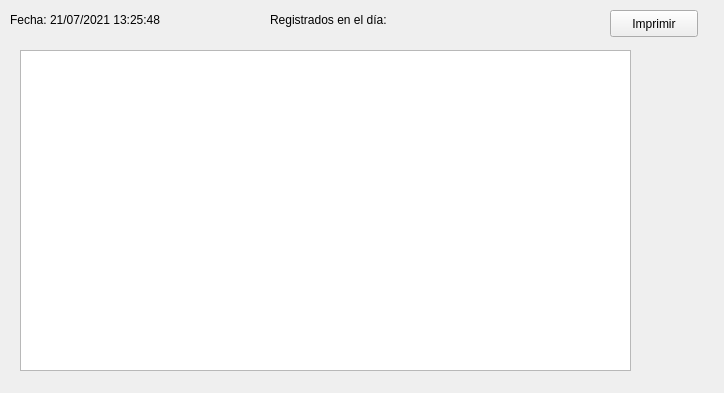
<?xml version="1.0" encoding="UTF-8"?>
<ui version="4.0">
 <class>balance_dia</class>
 <widget class="QWidget" name="balance_dia">
  <property name="geometry">
   <rect>
    <x>0</x>
    <y>0</y>
    <width>724</width>
    <height>393</height>
   </rect>
  </property>
  <property name="windowTitle">
   <string>Balance del día</string>
  </property>
  <property name="windowIcon">
   <iconset>
    <normaloff>img/logo2.png</normaloff>img/logo2.png</iconset>
  </property>
  <widget class="QLabel" name="label_9">
   <property name="geometry">
    <rect>
     <x>660</x>
     <y>320</y>
     <width>51</width>
     <height>71</height>
    </rect>
   </property>
   <property name="text">
    <string/>
   </property>
   <property name="pixmap">
    <pixmap>img/logo2.png</pixmap>
   </property>
  </widget>
  <widget class="QLabel" name="label_4">
   <property name="geometry">
    <rect>
     <x>10</x>
     <y>10</y>
     <width>211</width>
     <height>19</height>
    </rect>
   </property>
   <property name="text">
    <string>Fecha: 21/07/2021 13:25:48</string>
   </property>
  </widget>
  <widget class="QPushButton" name="pushButton">
   <property name="geometry">
    <rect>
     <x>610</x>
     <y>10</y>
     <width>88</width>
     <height>27</height>
    </rect>
   </property>
   <property name="text">
    <string>Imprimir</string>
   </property>
  </widget>
  <widget class="QLabel" name="label">
   <property name="geometry">
    <rect>
     <x>270</x>
     <y>10</y>
     <width>171</width>
     <height>19</height>
    </rect>
   </property>
   <property name="text">
    <string>Registrados en el día:</string>
   </property>
  </widget>
  <widget class="QTextBrowser" name="textBrowser">
   <property name="geometry">
    <rect>
     <x>20</x>
     <y>50</y>
     <width>611</width>
     <height>321</height>
    </rect>
   </property>
  </widget>
 </widget>
 <resources/>
 <connections/>
</ui>
